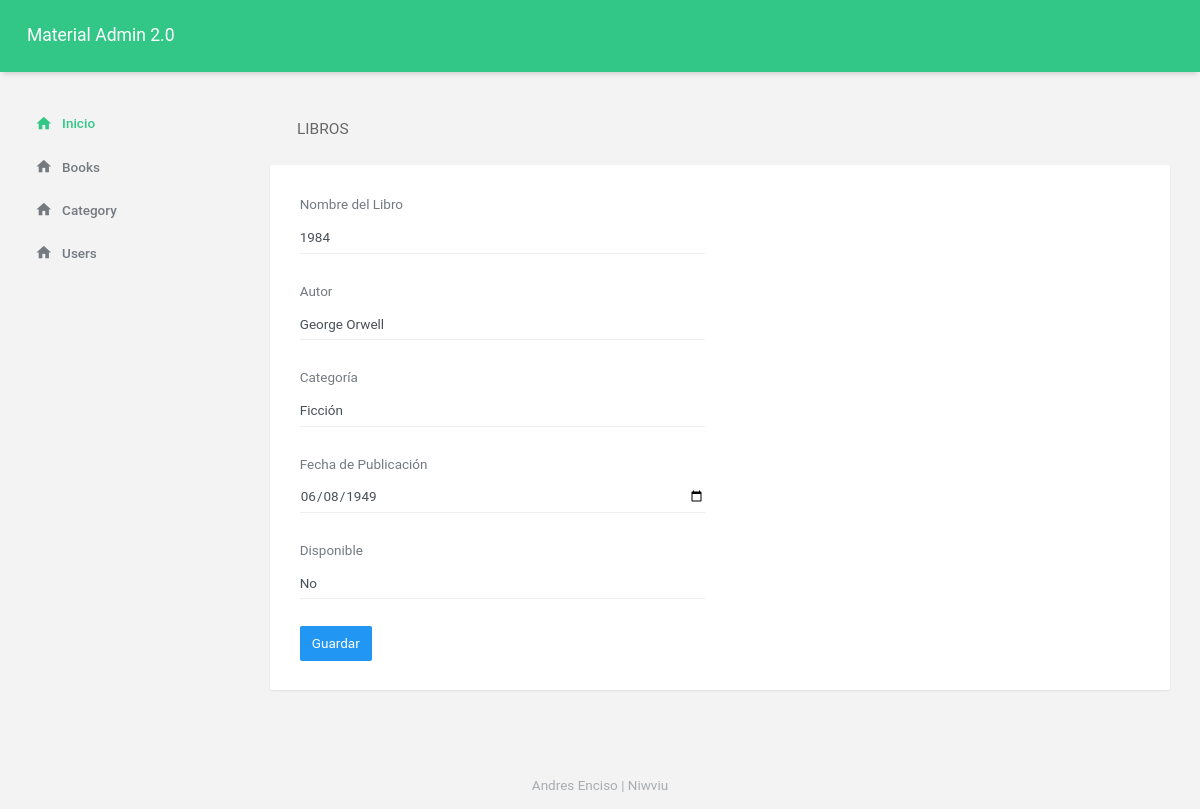
Page /books/edit/1 on the committed database.
### tables this page shows
CREATE TABLE `book` (
  `book_id` int(11) NOT NULL,
  `name` varchar(100) NOT NULL,
  `author` varchar(100) NOT NULL,
  `category_id` int(11) NOT NULL,
  `published_date` date NOT NULL,
  `user_id` int(11) DEFAULT NULL,
  `is_available` tinyint(1) NOT NULL DEFAULT 1
);

CREATE TABLE `category` (
  `category_id` int(11) NOT NULL,
  `name` varchar(100) NOT NULL,
  `description` text DEFAULT NULL
);

### application/controllers/Library.php (called while the page is built, shortened)
<?php
class Library extends CI_Controller
{
	public function formBook($id = NULL)
	{
		$data1['categories'] = $this->CategoryModel->get_categories();
		if ($id !== NULL) {
			$data2['book'] = $this->BooksModel->get_book($id);
		} else {
			$data2['book'] = NULL;
		}
		$this->load->view('layout/base', compact('title', 'content_view', 'data1', 'data2'));
	}
}

### index.php (called while the page is built, shortened)
<?php
require_once BASEPATH.'core/CodeIgniter.php';

### application/models/BooksModel.php (called while the page is built, shortened)
<?php
class BooksModel extends CI_Model
{
    public function get_book($id)
    {
        $query = $this->db->get_where('book', array('book_id' => $id));
        return $query->row_array();
    }
}

### application/models/CategoryModel.php (called while the page is built, shortened)
<?php
class CategoryModel extends CI_Model
{
    public function get_categories()
    {
        $query = $this->db->get('category');
        return $query->result_array();
    }
}

### application/views/form_book.php (the view, shortened to what this page needs)
<div class="card">
    <div class="card-body">
        <form class="row" action="<?php echo isset($data3) ? base_url('reservar/' . $data2['book']['book_id']) : (isset($data2) ? base_url('books/update/' . $data2['book']['book_id']) : base_url('books/save')); ?>" method="post">
            <div class="col-md-6">
                <div class="form-group">
                    <label for="name">Nombre del Libro</label>
                    <input type="text" class="form-control" id="name" name="name" placeholder="Nombre del Libro" value="<?php echo isset($data2['book']) ? $data2['book']['name'] : ''; ?>" <?php echo isset($data3) ? 'disabled' : ''; ?>>
                </div>
                <div class="form-group">
                    <label for="author">Autor</label>
                    <input type="text" class="form-control" id="author" name="author" placeholder="Autor" value="<?php echo isset($data2['book']) ? $data2['book']['author'] : ''; ?>" <?php echo isset($data3) ? 'disabled' : ''; ?>>
                </div>
                <div class="form-group">
                    <label for="category_id">Categoría</label>
                    <select class="form-control" id="category_id" name="category_id" <?php echo isset($data3) ? 'disabled' : ''; ?>>
                        <?php foreach ($data1['categories'] as $category) : ?>
                            <option value="<?php echo $category['category_id']; ?>" <?php echo (isset($data2['book']) && $data2['book']['category_id'] == $category['category_id']) ? 'selected' : ''; ?>><?php echo $category['name']; ?></option>
                        <?php endforeach; ?>
                    </select>
                </div>
                <div class="form-group">
                    <label for="published_date">Fecha de Publicación</label>
                    <input type="date" class="form-control" id="published_date" name="published_date" value="<?php echo isset($data2['book']) ? $data2['book']['published_date'] : ''; ?>" <?php echo isset($data3) ? 'disabled' : ''; ?>>
                </div>
                <div class="form-group">
                    <label for="is_available">Disponible</label>
                    <select class="form-control" id="is_available" name="is_available" <?php echo isset($data3) ? 'disabled' : ''; ?>>>
                        <option value="0" <?php echo (isset($data2['book']) && $data2['book']['is_available'] == 0) ? 'selected' : ''; ?>>No</option>
                    </select>
                </div>
                <button type="submit" class="btn btn-primary">Guardar</button>
            </div>
        </form>
    </div>
</div>

### rows in the picture
book: name "1984", author "George Orwell", category_id "Ficción", published_date "06/08/1949", is_available "No"

### other values in the picture
$title "LIBROS"
